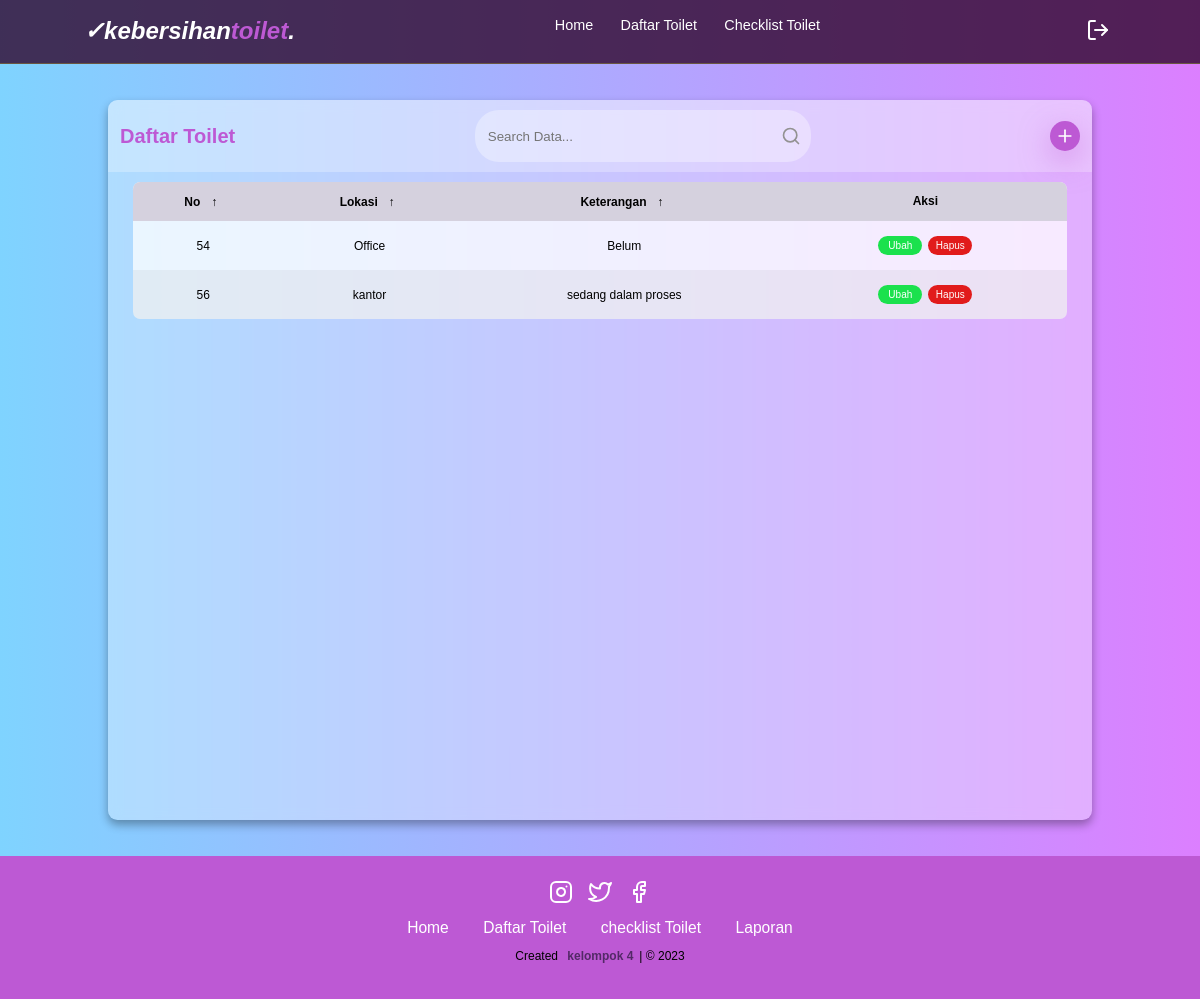
Page /module/artikel/daftar-toilet.php on the committed database.
### tables this page shows
CREATE TABLE `toilet` (
  `id` int(11) NOT NULL,
  `lokasi` varchar(45) DEFAULT NULL,
  `keterangan` varchar(45) DEFAULT NULL
);

### class/config.php (called while the page is built)
<?php
return [
    'host' => 'localhost',
    'username' => 'root',
    'password' => '',
    'db_name' => 'db_checklist',
];
?>

### class/database.php (called while the page is built, shortened)
<?php
class Database
{
    protected $conn;
    public function __construct()
    {
        $config = include 'config.php';
        $host = $config['host'];
        $user = $config['username'];
        $password = $config['password'];
        $db_name = $config['db_name'];
        $this->conn = new mysqli($host, $user, $password, $db_name);
    }
    public function query($sql)
    {
        return $this->conn->query($sql);
    }
}
?>

### module/artikel/daftar-toilet.php (the view, shortened to what this page needs)
<?php
include_once '../../class/database.php';
$db = new Database('host', 'username', 'password', 'db_name');
$q = isset($_GET['q']) ? $db->escapeString($_GET['q']) : '';
$sql = "SELECT * FROM toilet WHERE id LIKE '%$q%' OR lokasi LIKE '%$q%' OR keterangan LIKE '%$q%'";
$result = $db->query($sql);
?>
<!DOCTYPE html>
<html lang="en">
<head>
    <link rel="stylesheet" type="text/css" href="../../css/daftar-toilet.css">
    <link rel="stylesheet" type="text/css" href="../../css/footer.css">
    <link rel="stylesheet" type="text/css" href="../../css/header.css">
</head>
<body>
    <?php
    include("../../template/header.php")
        ?>
    <div class="container">
        <main class="table" id="customers_table">
            <section class="table__header">
                <h1>Daftar Toilet</h1>
                <form action="" method="get" class="input-group">
                    <input type="search" placeholder="Search Data..." class="input-q input" name="q"
                        value="<?php echo isset($_GET['q']) ? $_GET['q'] : ''; ?>">
                    <button type="submit" name="submit" class="btn btn-primary">
                        <i data-feather="search"></i>
                    </button>
                </form>
                <a href="tambah_toilet.php"><i data-feather="plus"></i></a>
            </section>
            <section class="table__body">
                <table>
                    <thead>
                        <tr>
                            <th id="col1"> No<span class="icon-arrow">&UpArrow;</span></th>
                            <th id="col2"> Lokasi<span class="icon-arrow">&UpArrow;</span></th>
                            <th id="col3"> Keterangan<span class="icon-arrow">&UpArrow;</span></th>
                            <th id="col4"> Aksi</th>
                        </tr>
                    </thead>
                    <tbody>
                        <?php
                        if ($result->num_rows > 0) {
                            while ($row = $result->fetch_assoc()) {
                                echo '<tr>';
                                echo '<td>' . $row['id'] . '</td>';
                                echo '<td>' . $row['lokasi'] . '</td>';
                                echo '<td>' . $row['keterangan'] . '</td>';
                                echo '<td>';
                                echo '<button class="btn-ubah" type="button"><a href="ubah_toilet.php?id=' . $row['id'] . '">Ubah</a></button>';
                                echo '<button class="btn-hapus" type="button"><a href="hapus_toilet.php?id=' . $row['id'] . '">Hapus</a></button>';
                                echo '</td>';
                                echo '</tr>';
                            }
                        } else {
                            echo '<tr><td colspan="11">Tidak ada data</td></tr>';
                        }
                        ?>
                    </tbody>
                </table>
            </section>
        </main>
    </div>
    <?php
    include("../../template/footer.php")
        ?>
</body>
</html>

### css/daftar-toilet.css (style rules this page uses)
* { margin: 0; padding: 0; outline: none; border: none; text-decoration: none; box-sizing: border-box; font-family: sans-serif; }
:root { --primary: #bd59d4; --bg: #ffffffa4; --secondary: #532967; }
body { min-height: 100vh; background-size: cover; background-position: center; background: rgba(93, 84, 240, 0.5); background: -webkit-linear-gradient( left, rgba(0, 168, 255, 0.5), rgba(185, 0, 255, 0.5) ); background: -o-linear-gradient( left, rgba(0, 168, 255, 0.5), rgba(185, 0, 255, 0.5) ); background: -moz-linear-gradient( left, rgba(0, 168, 255, 0.5), rgba(185, 0, 255, 0.5) ); background: linear-gradient( left, rgba(0, 168, 255, 0.5), rgba(185, 0, 255, 0.5) ); }
.container { display: flex; justify-content: center; }
main.table { margin-top: 100px; width: 82vw; height: 90vh; background-color: #fff5; backdrop-filter: blur(7px); box-shadow: 0 0.4rem 0.8rem #0005; border-radius: 0.8rem; overflow: hidden; }
.table__header { width: 100%; height: 10%; background-color: #fff4; padding: 0.8rem 1rem; display: flex; justify-content: space-between; align-items: center; }
.table__header h1 { color: var(--primary); font-weight: bold; font-size: 20px; }
.table__header .input-group { width: 35%; height: 100%; background-color: #fff5; padding: 0 0.8rem; border-radius: 2rem; display: flex; justify-content: center; align-items: center; transition: 0.2s; }
.table__header .input-group input { width: 100%; padding: 0 0.5rem 0 0.3rem; background-color: transparent; border: none; outline: none; }
.table__body { width: 95%; max-height: calc(89% - 1.6rem); background-color: #fffb; margin: 0.8rem auto; border-radius: 0.6rem; overflow: auto; overflow: overlay; align-items: center; }
table { width: 100%; }
table, th, td { border-collapse: collapse; padding: 1rem; text-align: center; }
thead th { position: sticky; top: 0; left: 0; background-color: #d5d1defe; cursor: pointer; text-transform: capitalize; }
tbody tr:nth-child(even) { background-color: #0000000b; }
tbody tr { --delay: 0.1s; transition: 0.5s ease-in-out var(--delay), background-color 0s; }
tbody tr td, tbody tr td p, tbody tr td img { transition: 0.2s ease-in-out; }
tbody tr td button { margin: 3px; width: 44px; padding: 4px 0; border-radius: 2rem; text-align: center; font-size: 10px; transition: transform 0.3s ease-in-out; }
tbody tr td button a { color: #fff; }
tbody tr td .btn-ubah { background-color: #1be14d; }
tbody tr td .btn-hapus { background-color: #e11b1b; }
thead th span.icon-arrow { display: inline-block; width: 1.3rem; height: 1.3rem; border-radius: 50%; border: 1.4px solid transparent; text-align: center; font-size: 1rem; margin-left: 0.5rem; transition: 0.2s ease-in-out; }
button[type="submit"] { width: 20px; height: 20px; color: rgb(147, 146, 146); align-items: center; display: flex; background-color: transparent; transition: transform 0.3s ease-in-out; }
.table__header a { padding: 5px; color: #fff; width: 30px; height: 30px; display: flex; align-items: center; background-color: var(--primary); border-radius: 50%; -webkit-transition: all 0.4s; -o-transition: all 0.4s; -moz-transition: all 0.4s; transition: all 0.4s; transition: transform 0.3s ease-in-out; box-shadow: 0 10px 30px 0px rgba(189, 89, 212, 0.5); -moz-box-shadow: 0 10px 30px 0px rgba(189, 89, 212, 0.5); -webkit-box-shadow: 0 10px 30px 0px rgba(189, 89, 212, 0.5); -o-box-shadow: 0 10px 30px 0px rgba(189, 89, 212, 0.5); -ms-box-shadow: 0 10px 30px 0px rgba(189, 89, 212, 0.5); }
@media (max-width: 1500px) { html { font-size: 100%; } }
@media (max-width: 1366px) { html { font-size: 75%; } }

### css/footer.css (style rules this page uses)
:root { --primary: #bd59d4; --bg: #ffffffa4; --secondary: #532967; }
@media (max-width: 1500px) { html { font-size: 100%; } }
@media (max-width: 1366px) { html { font-size: 75%; } }

### css/header.css (style rules this page uses)
:root { --primary: #bd59d4; --bg: #ffffffa4; --secondary: #532967; }
* { margin: 0; padding: 0; box-sizing: border-box; outline: none; border: none; text-decoration: none; }
@media (max-width: 1500px) { html { font-size: 100%; } }
@media (max-width: 1366px) { html { font-size: 75%; } }

### rows in the picture
toilet: id "54", lokasi "Office", keterangan "Belum"
toilet: id "56", lokasi "kantor", keterangan "sedang dalam proses"
